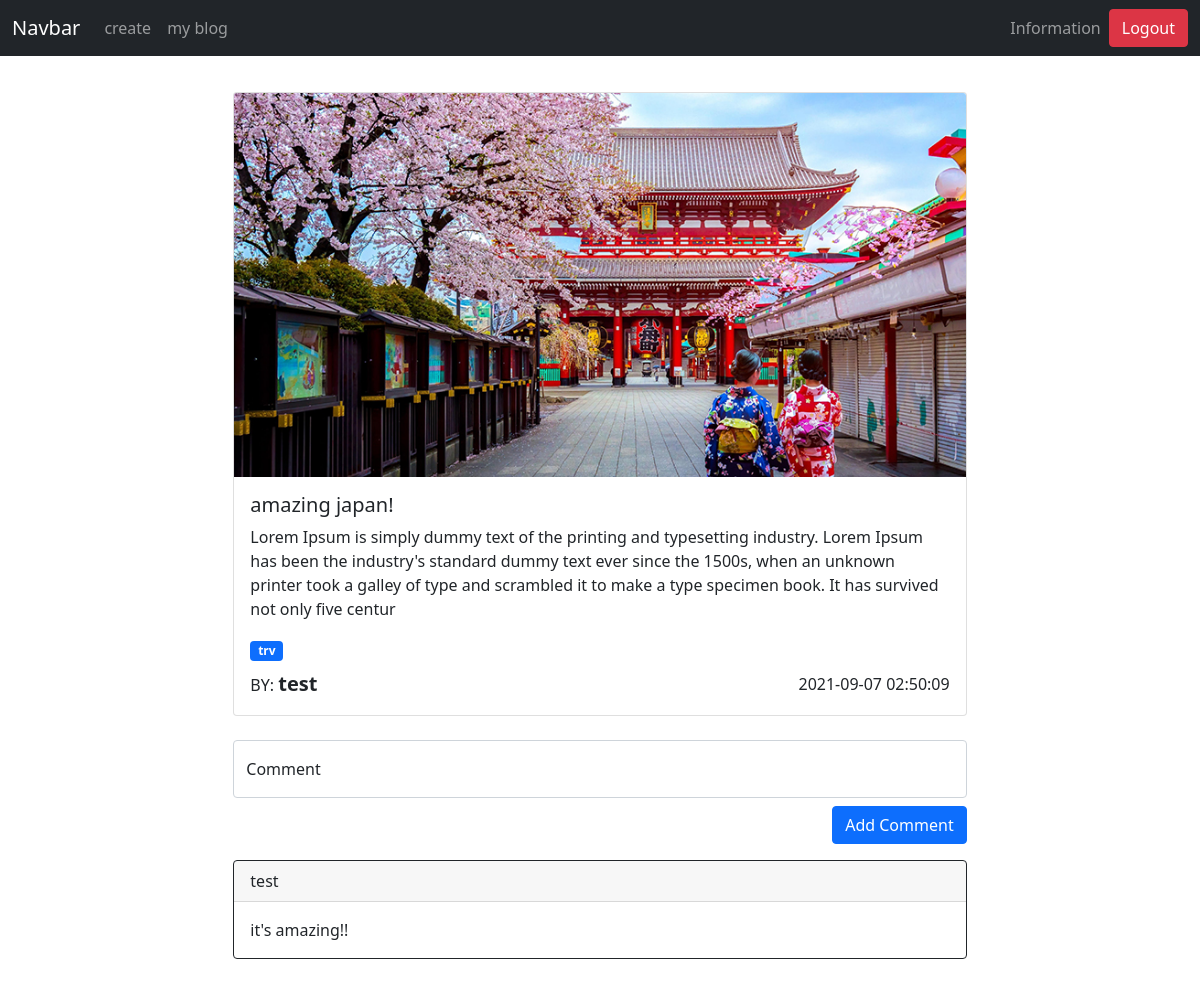
The page /blog-detail/1 (signed in) on the database its author committed.
### models.py (models this page shows, shortened)
class Blog(db.Model):
    id = db.Column(db.Integer, primary_key=True)
    userId = db.Column(db.Integer)
    username = db.Column(db.String(100), nullable=False)
    title = db.Column(db.String(100), nullable=False)
    content = db.Column(db.String(255), nullable=False)
    image = db.Column(db.String(255), nullable=False)
    category = db.Column(db.String(20), nullable=False)
    created_on = db.Column(db.DateTime, server_default=db.func.now())
    updated_on = db.Column(
        db.DateTime, server_default=db.func.now(), server_onupdate=db.func.now())

class Comment(db.Model):
    id = db.Column(db.Integer, primary_key=True)
    blogId = db.Column(db.Integer)
    userId = db.Column(db.Integer)
    username = db.Column(db.String(100), nullable=False)
    comment = db.Column(db.String(255), nullable=False)
    created_on = db.Column(db.DateTime, server_default=db.func.now())
    updated_on = db.Column(
        db.DateTime, server_default=db.func.now(), server_onupdate=db.func.now())

### app.py (the view)
@ app.route("/blog-detail/<blogId>")
@ login_required
def blogDetail(blogId):
    blog = Blog.query.filter_by(id=blogId).first()
    comments = Comment.query.filter_by(blogId=blogId).all()
    return render_template("blog/blog_detail.html", blog=blog, comments=comments)

### models.py (called while the page is built)
@login_manager.user_loader
def load_user(user_id):
    return User.query.get(user_id)

### templates/blog/blog_detail.html (shortened to what this page needs)
{% extends 'layout/home_layout.html' %}
{% block content %}
<div class="container">
    <div class="card-box col-12 col-md-6 col-sm-12 col-lg-8 mt-3">
        <div class="card" style="width: 100%;">
            <img src="{{url_for('static', filename='images/japan.jpg')}}" class="card-img-top" alt="japan">
            <div class="card-body">
                <h5 class="card-title">{{blog.title}}</h5>
                <p class="card-text">{{blog.content}}</p>
                <span class="badge bg-primary mb-2">{{blog.category}}</span>
                <div class="d-flex justify-content-between align-items-center">
                    <span>
                        BY: <strong class="writer">{{blog.username}}</strong>
                    </span>
                    <span>
                        {{blog.created_on}}
                    </span>
                </div>
            </div>
        </div>
        <form action="{{url_for('addComment', blogId=blog.id)}}" action="POST" class="mt-4">
            <div class="form-floating">
                <input type="text" class="form-control" id="comment" name="comment" placeholder="comment">
                <label for="comment">Comment</label>
                <button type="submit" class="btn btn-primary mt-2 float-end">Add
                    Comment</button>
                <div class="clearfix mb-3"></div>
        </form>
        {% for comment in comments %}
        <div class="card border-dark mb-3">
            <div class="card-header">{{comment.username}}</div>
            <div class="card-body text-dark">
                <p class="card-text">{{comment.comment}}</p>
            </div>
        </div>
        {% endfor %}
    </div>
</div>
{% endblock content %}

### templates/blog/blog_detail.html (style rules this page uses)
.container { width: 100vw; height: 100%; display: flex; justify-content: center; align-items: center; flex-direction: column; padding: 20px; }
.writer { font-size: 20px; }

### rows shown on the page
Blog: title "amazing japan!", content "Lorem Ipsum is simply dummy text of the printing and typesetting industry. Lorem Ipsum has been the industry's standard dummy text ever since the 1500s, when an unknown printer took a galley of type and scrambled it to make a type specimen book. It has survived not only five centur", category "trv", username "test", created_on "2021-09-07 02:50:09"
Comment: username "test", comment "it's amazing!!"
